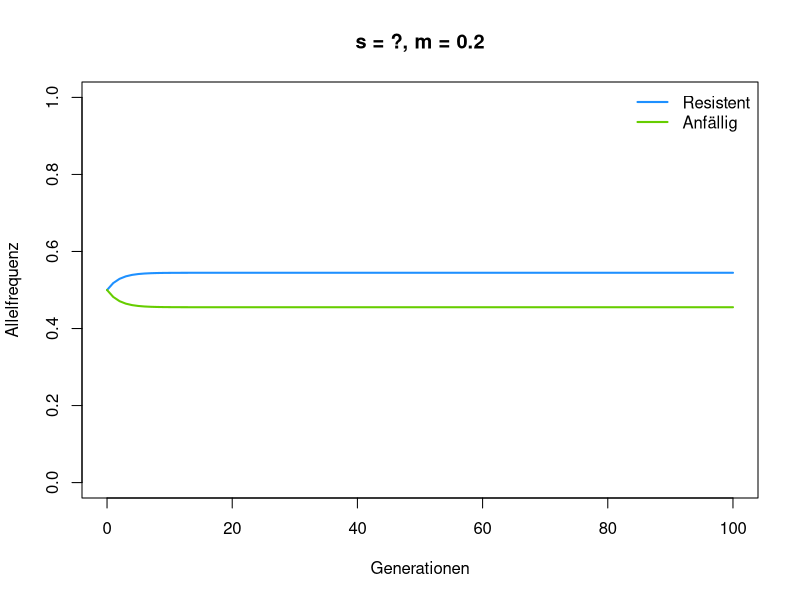
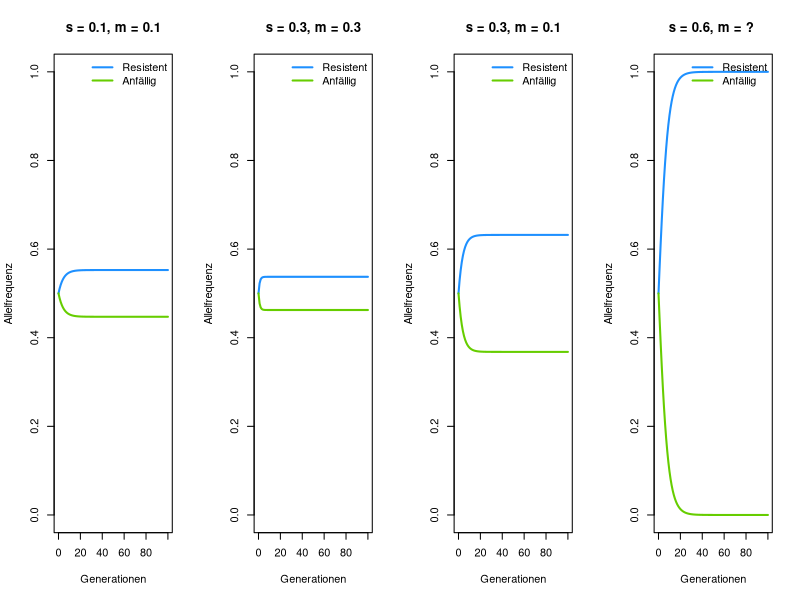

Here is the R script that generated these plots, in order:
## ---- chunk 1
# Selektion; Berechnung der mittleren Fitness
selektionsschritt <- function(p, # Proportion des gefragten Alleles
                              w) # Fitness der verschiedenen Genotypen (Vektor mit drei Einträgen)
  {
  
  q <- 1-p # Proportion des anderen Alleles
  
  w_quer <- p^2*w[1] + 2*p*q*w[2] + q^2*w[3]
  
  p_sel <- (p^2*w[1] + p*q*w[2] )/ w_quer
  
  return(p_sel)
}

# Simulation eines Generationschritts, Selektion gefolgt von Migration
eine_generation <- function(p, # Frequenz des Resistenz-Alleles
                            s, # Selektionskoeffizient
                            m) # Migration
  {
  
  q <- 1 - p # Proportion der anfälligen Moskitos
  
  # Selektion
  p_sel <- selektionsschritt(p, c(1 + s, 1 + s/2, 1))
  q_sel <- selektionsschritt(q, c(1, 1 + s/2, 1 + s))
  
  # Migration
  p_mig <- (1 - m) * p_sel + m * q
  q_mig <- (1 - m) * q_sel + m * p
  
  return(c(p_mig, q_mig))

}

## ---- chunk 2

eine_generation(p = 0.5,
                s = 0.2,
                m = 0.2)

## ---- chunk 3
# Simulation mehrerer Generationen
simulateLA <- function(p_0, # Anfangsfrequenz
                       s, # Selektionskoeffizient
                       m, # Migration
                       generationen = 100) # Anzahl Generationen; Annahme = 100
  {
  
  p <- q <- numeric(generationen + 1) # Vorbereiten von leeren Vektoren (von 0 bis zur maximalen Generationen Zahl)
  
  # Anfangsfrequenzen
  p[1] <- p_0
  q[1] <- 1- p_0 
  
  for (t in seq_len(generationen)) { # Wiederholen der Zeitschritte
    
    new_freq <- eine_generation(p[t], s, m)
    p[t + 1] <- new_freq[1]
    q[t + 1] <- new_freq[2]
  }
  
  data.frame(generation = 0:generationen, 
             p = p, 
             q = q)
}

## ---- chunk 4

test_df <- simulateLA(p_0 = 0.5,
                     s = 0.2, # Bitte ändern
                     m = 0.2)

plot(x = test_df$generation,
     y = test_df$p,
     type = "l", lwd = 2, col = "dodgerblue",
     xlab = "Generationen",
     ylab = "Allelfrequenz",
     ylim = c(0,1),
     main = "s = ?, m = 0.2")
lines(x = test_df$generation,
     y = test_df$q, 
     type = "l", lwd = 2, col = "chartreuse3")
legend("topright", c("Resistent", "Anfällig"),
       col = c("dodgerblue", "chartreuse3"),
       lwd = 2, bty = "n")

## ---- chunk 5

s01_m01 <- simulateLA(p_0 = 0.5,
                     s = 0.1,
                     m = 0.1)

s03_m03 <- simulateLA(p_0 = 0.5,
                     s = 0.3,
                     m = 0.3)

s03_m01 <- simulateLA(p_0 = 0.5,
                     s = 0.3,
                     m = 0.1)

s06_m <- simulateLA(p_0 = 0.5,
                     s = 0.6,
                     m = 0.0) # Bitte ändern

par(mfrow = c(1, 4))
plot(x = s01_m01$generation,
     y = s01_m01$p,
     type = "l", lwd = 2, col = "dodgerblue",
     xlab = "Generationen",
     ylab = "Allelfrequenz",
     ylim = c(0,1),
     main = "s = 0.1, m = 0.1")
lines(x = s01_m01$generation,
     y = s01_m01$q, 
     type = "l", lwd = 2, col = "chartreuse3")
legend("topright", c("Resistent", "Anfällig"),
       col = c("dodgerblue", "chartreuse3"),
       lwd = 2, bty = "n")

plot(x = s03_m03$generation,
     y = s03_m03$p,
     type = "l", lwd = 2, col = "dodgerblue",
     xlab = "Generationen",
     ylab = "Allelfrequenz",
     ylim = c(0,1),
     main = "s = 0.3, m = 0.3")
lines(x = s03_m03$generation,
     y = s03_m03$q, 
     type = "l", lwd = 2, col = "chartreuse3")
legend("topright", c("Resistent", "Anfällig"),
       col = c("dodgerblue", "chartreuse3"),
       lwd = 2, bty = "n")

plot(x = s03_m01$generation,
     y = s03_m01$p,
     type = "l", lwd = 2, col = "dodgerblue",
     xlab = "Generationen",
     ylab = "Allelfrequenz",
     ylim = c(0,1),
     main = "s = 0.3, m = 0.1")
lines(x = s03_m01$generation,
     y = s03_m01$q, 
     type = "l", lwd = 2, col = "chartreuse3")
legend("topright", c("Resistent", "Anfällig"),
       col = c("dodgerblue", "chartreuse3"),
       lwd = 2, bty = "n")

plot(x = s06_m$generation,
     y = s06_m$p,
     type = "l", lwd = 2, col = "dodgerblue",
     xlab = "Generationen",
     ylab = "Allelfrequenz",
     ylim = c(0,1),
     main = "s = 0.6, m = ? ")
lines(x = s06_m$generation,
     y = s06_m$q, 
     type = "l", lwd = 2, col = "chartreuse3")
legend("topright", c("Resistent", "Anfällig"),
       col = c("dodgerblue", "chartreuse3"),
       lwd = 2, bty = "n")
